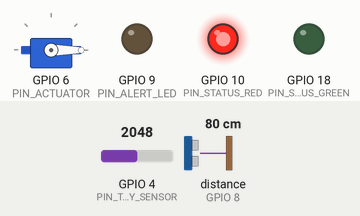
Simulated run of this sketch. Board: ESP32. Parts: servo, output pins drawn as LEDs (lit = HIGH). Wiring (inferred from the names in the program): ultrasonic range finder: trigger GPIO 7; echo GPIO 8. The test bench sets the inputs (shaded band); at power-on: distance to the obstacle (sensor on GPIO 8) 80 cm, GPIO 4 (PIN_TURBIDITY_SENSOR) = 2048 (analog values on the 0–4095 scale). The echo pulse lasts 58.3 µs per cm; WiFi joins after 1.5 s; servers stay silent unless stated; web services answer with replies made up by the test bench; pins used as bus, display or sensor lines are not drawn; what the sketch prints to the serial monitor is not drawn.

Above: at 3.7 s.
3.8 s: distance to the obstacle (sensor on GPIO 8) set to 11 cm
9.4 s: distance to the obstacle (sensor on GPIO 8) set to 8 cm
At 13.2 s:
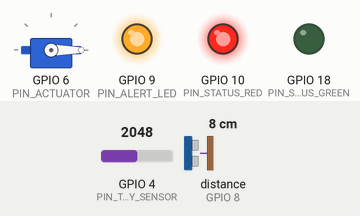
15.0 s: distance to the obstacle (sensor on GPIO 8) set to 18 cm
At 18.2 s:
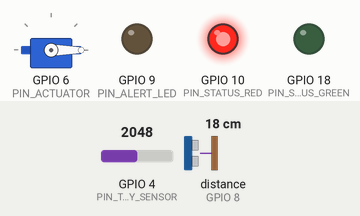
20.6 s: GPIO 4 (PIN_TURBIDITY_SENSOR) set to 2359
26.2 s: GPIO 4 (PIN_TURBIDITY_SENSOR) set to 2464
At 28.6 s:
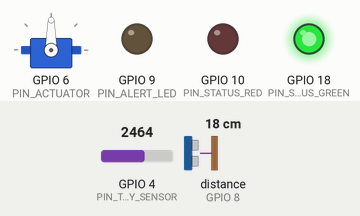
31.8 s: distance to the obstacle (sensor on GPIO 8) set to 2 cm
At 33.2 s:
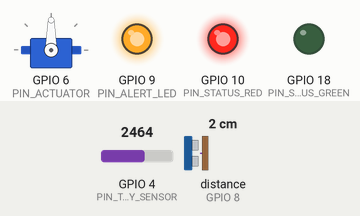
Timing chart, 0 to 34.8 s (numbered marks = the images above; inputs shaded):
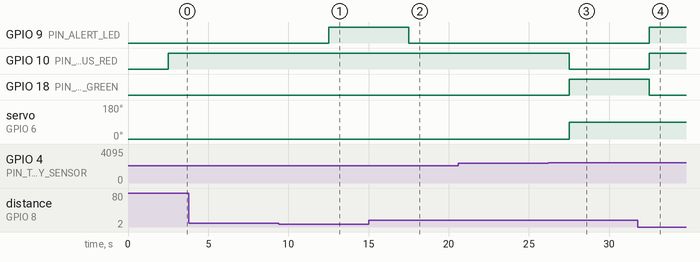

The sketch:

first_flush_diverter.ino
```cpp
#include "config.h"
#if HARDWARE_TARGET == TARGET_ESP32_S3
  #include <ESP32Servo.h>
#else
  #include <Servo.h>
#endif
#if ENABLE_IOT && HARDWARE_TARGET == TARGET_ESP32_S3
  #include <WiFi.h>
  #include <HTTPClient.h>
#endif


#include "diverter_logic.h"
#include "fuzzy_controller.h"


enum class SystemState {
  DRY_SPELL_TRACKING,
  INTENSITY_MEASURING,
  DIVERTING,
  TURBIDITY_CHECK,
  STORAGE,
};

static SystemState state = SystemState::DRY_SPELL_TRACKING;

volatile unsigned long tipCount = 0;
volatile unsigned long lastTipMillis = 0;
volatile bool newTipSinceLoop = false;


unsigned long drySpellStartMillis = 0;
unsigned long eventStartMillis = 0;
unsigned long intensityStartTipCount = 0;
float pendingDrySpellHours = 0.0f;


DiversionPlan currentPlan;
unsigned long diversionTargetTicks = 0;
int turbidityExtensionsUsed = 0;
float lastIntensityMmPerHr = 0.0f;
float lastTurbidityNtu = -1.0f;
unsigned long lastTelemetryMillis = 0;
unsigned long lastTankLevelMillis = 0;
unsigned long lastSimulatedTipMillis = 0;
float lastTankDistanceCm = -1.0f;
bool tankFull = false;

Servo actuatorServo;


void tipISR();
void setActuator(bool toStorage);
float readTurbidityNtu();
float readTankDistanceCm();
void updateAuxiliaryOutputs();
void updateSimulatedRain();
bool rainHasStopped();
unsigned long snapshotTipCount();
int stateCode();
void publishTelemetryIfDue();
#if ENABLE_IOT && HARDWARE_TARGET == TARGET_ESP32_S3
void connectWiFi();
#endif

void setup() {
  Serial.begin(115200);
  pinMode(PIN_RAIN_GAUGE_TIP, INPUT_PULLUP);
  pinMode(PIN_TURBIDITY_SENSOR, INPUT);
  pinMode(PIN_TANK_LEVEL_TRIG, OUTPUT);
  pinMode(PIN_TANK_LEVEL_ECHO, INPUT);
  pinMode(PIN_ALERT_LED, OUTPUT);
  pinMode(PIN_STATUS_RED, OUTPUT);
  pinMode(PIN_STATUS_GREEN, OUTPUT);
  digitalWrite(PIN_TANK_LEVEL_TRIG, LOW);
  digitalWrite(PIN_STATUS_RED, LOW);
  digitalWrite(PIN_STATUS_GREEN, LOW);
  digitalWrite(PIN_ALERT_LED, LOW);

  lastTankLevelMillis = millis() - TANK_LEVEL_SAMPLE_MS;

#if HARDWARE_TARGET == TARGET_ESP32_S3
  analogReadResolution(12);
  analogSetPinAttenuation(PIN_TURBIDITY_SENSOR, ADC_11db);
#endif

  actuatorServo.attach(PIN_ACTUATOR);


  setActuator(false);

#if SIMULATE_RAIN_INPUT
  // GPIO5 is deliberately held LOW by the external GND-rail connection.
  // Do not attach an interrupt in simulation mode; tips are generated below.
  lastSimulatedTipMillis = millis() - SIMULATED_TIP_INTERVAL_MS;
#else
  attachInterrupt(digitalPinToInterrupt(PIN_RAIN_GAUGE_TIP), tipISR, FALLING);
#endif

  drySpellStartMillis = millis();
  state = SystemState::DRY_SPELL_TRACKING;

#if ENABLE_IOT && HARDWARE_TARGET == TARGET_ESP32_S3
  connectWiFi();
#endif

  Serial.println(F("Adaptive First-Flush Diverter - ready. Tracking dry spell."));
}


void loop() {
  updateSimulatedRain();
  publishTelemetryIfDue();
  updateAuxiliaryOutputs();
  switch (state) {

    case SystemState::DRY_SPELL_TRACKING: {
      if (newTipSinceLoop) {

        unsigned long drySpellMs = millis() - drySpellStartMillis;
        pendingDrySpellHours = drySpellMs / 3600000.0f;

        eventStartMillis = millis();

        intensityStartTipCount = snapshotTipCount();
        noInterrupts();
        newTipSinceLoop = false;
        interrupts();

        Serial.print(F("Rain event started. Dry spell was "));
        Serial.print(pendingDrySpellHours, 2);
        Serial.println(F(" hours. Measuring initial intensity..."));

        state = SystemState::INTENSITY_MEASURING;
      }
      break;
    }

    case SystemState::INTENSITY_MEASURING: {
      unsigned long elapsed = millis() - eventStartMillis;

      if (newTipSinceLoop) {
        newTipSinceLoop = false;
      }

      if (rainHasStopped()) {
        Serial.println(F("Rain stopped during intensity measurement - ending event."));
        state = SystemState::STORAGE;
      } else if (elapsed >= INTENSITY_WINDOW_MS) {
        float elapsedMinutes = elapsed / 60000.0f;
        unsigned long tipsNow = snapshotTipCount();
        unsigned long intensityTips = tipsNow - intensityStartTipCount;
        float tipsPerMinute = intensityTips / elapsedMinutes;
        float intensityMmPerHr = tipsPerMinute * RAIN_GAUGE_MM_PER_TIP * 60.0f;
        lastIntensityMmPerHr = intensityMmPerHr;

#if USE_FUZZY_CONTROLLER
        currentPlan = calculateFuzzyDiversionPlan(
            ROOF_AREA_M2, pendingDrySpellHours, intensityMmPerHr,
            BASE_FLUSH_DEPTH_MM, RAIN_GAUGE_MM_PER_TIP);
#else
        currentPlan = calculateDiversionPlan(
            ROOF_AREA_M2, pendingDrySpellHours, intensityMmPerHr,
            BASE_FLUSH_DEPTH_MM, RAIN_GAUGE_MM_PER_TIP);
#endif
        diversionTargetTicks = currentPlan.diversionTicks;
        turbidityExtensionsUsed = 0;

        Serial.print(F("Estimated intensity: "));
        Serial.print(intensityMmPerHr, 2);
        Serial.print(F(" mm/hr. Diversion target: "));
        Serial.print(currentPlan.diversionVolumeLiters, 2);
        Serial.print(F(" L ("));
        Serial.print(diversionTargetTicks);
        Serial.print(F(" ticks), multiplier "));
        Serial.print(currentPlan.multiplier, 3);
        Serial.println(F("x."));

        setActuator(false);
        state = SystemState::DIVERTING;
      }
      break;
    }

    case SystemState::DIVERTING: {
      if (snapshotTipCount() >= diversionTargetTicks) {
        Serial.println(F("Calculated diversion volume reached."));
        state = SystemState::TURBIDITY_CHECK;
      } else if (rainHasStopped()) {

        Serial.println(F("Rain stopped before target volume - ending event."));
        state = SystemState::STORAGE;
      }
      break;
    }

    case SystemState::TURBIDITY_CHECK: {
      float ntu = readTurbidityNtu();
      lastTurbidityNtu = ntu;
      Serial.print(F("Turbidity check: "));
      Serial.print(ntu, 1);
      Serial.println(F(" NTU"));

      if (ntu > TURBIDITY_CLEAN_THRESHOLD_NTU &&
          turbidityExtensionsUsed < TURBIDITY_MAX_EXTENSIONS) {
        unsigned long extensionTicks = static_cast<unsigned long>(
            diversionTargetTicks * TURBIDITY_EXTENSION_FRACTION);
        if (extensionTicks < 1UL) extensionTicks = 1UL;
        diversionTargetTicks += extensionTicks;
        turbidityExtensionsUsed++;

        Serial.print(F("Still cloudy - extending diversion (extension #"));
        Serial.print(turbidityExtensionsUsed);
        Serial.println(F(")."));

        state = SystemState::DIVERTING;
      } else {
        if (turbidityExtensionsUsed >= TURBIDITY_MAX_EXTENSIONS) {
          Serial.println(F("Max turbidity extensions reached - switching to storage anyway."));
        } else {
          Serial.println(F("Water clean - switching to storage."));
        }
        setActuator(true);
        state = SystemState::STORAGE;
      }
      break;
    }

    case SystemState::STORAGE: {
      if (rainHasStopped()) {
        Serial.println(F("Rain event ended. Resetting for next dry spell."));
        setActuator(false);
        drySpellStartMillis = millis();
        noInterrupts();
        tipCount = 0;
        newTipSinceLoop = false;
        interrupts();
        state = SystemState::DRY_SPELL_TRACKING;
      }
      break;
    }
  }
}

void tipISR() {
  unsigned long now = millis();
  if (now - lastTipMillis < TIP_DEBOUNCE_MS) {
    return;
  }
  lastTipMillis = now;
  tipCount++;
  newTipSinceLoop = true;
}


void updateSimulatedRain() {
#if SIMULATE_RAIN_INPUT
  unsigned long now = millis();
  if (now - lastSimulatedTipMillis >= SIMULATED_TIP_INTERVAL_MS) {
    lastSimulatedTipMillis = now;
    tipISR();
  }
#endif
}


void setActuator(bool toStorage) {
  // Servo-flap version:
  int targetAngle = toStorage ? SERVO_ANGLE_STORAGE : SERVO_ANGLE_DIVERT;
  actuatorServo.write(targetAngle);

  Serial.print(F("SERVO_CMD: "));
  Serial.print(toStorage ? F("STORAGE") : F("WASTE/DIVERT"));
  Serial.print(F(" angle="));
  Serial.print(targetAngle);
  Serial.println(F(" deg; command sent (no position feedback)"));

}


float readTankDistanceCm() {
  digitalWrite(PIN_TANK_LEVEL_TRIG, LOW);
  delayMicroseconds(2);
  digitalWrite(PIN_TANK_LEVEL_TRIG, HIGH);
  delayMicroseconds(10);
  digitalWrite(PIN_TANK_LEVEL_TRIG, LOW);

  unsigned long echoUs = pulseIn(PIN_TANK_LEVEL_ECHO, HIGH, 30000UL);
  if (echoUs == 0UL) {
    Serial.println(F("ULTRASONIC: no echo received; distance unavailable"));
    return -1.0f;  // no echo / sensor not connected
  }

  float distanceCm = echoUs / 58.0f;
  Serial.print(F("ULTRASONIC: distance measured = "));
  Serial.print(distanceCm, 1);
  Serial.print(F(" cm (echo "));
  Serial.print(echoUs);
  Serial.println(F(" us)"));
  return distanceCm;
}


void updateAuxiliaryOutputs() {
  if (millis() - lastTankLevelMillis >= TANK_LEVEL_SAMPLE_MS) {
    lastTankLevelMillis = millis();
    lastTankDistanceCm = readTankDistanceCm();
    tankFull = lastTankDistanceCm > 0.0f &&
               lastTankDistanceCm <= TANK_FULL_DISTANCE_CM;
  }

  bool diverting = state == SystemState::INTENSITY_MEASURING ||
                   state == SystemState::DIVERTING ||
                   state == SystemState::TURBIDITY_CHECK;
  digitalWrite(PIN_STATUS_RED, (diverting || tankFull) ? HIGH : LOW);
  digitalWrite(PIN_STATUS_GREEN, (!diverting && !tankFull) ? HIGH : LOW);

  digitalWrite(PIN_ALERT_LED, tankFull ? HIGH : LOW);
}


float readTurbidityNtu() {
#if HARDWARE_TARGET == TARGET_ESP32_S3
  // analogReadMilliVolts() uses the ESP32-S3 ADC calibration data. The
  // divider is undone below so calibration remains expressed at sensor OUT.
  float adcVoltage = analogReadMilliVolts(PIN_TURBIDITY_SENSOR) / 1000.0f;
#else
  int raw = analogRead(PIN_TURBIDITY_SENSOR);
  float adcVoltage = raw * (ADC_REFERENCE_VOLTS / ADC_MAX_READING);
#endif

  float voltage = adcVoltage / TURBIDITY_DIVIDER_RATIO;

  float ntu = (TURBIDITY_CLEAN_VOLTAGE - voltage) * TURBIDITY_NTU_PER_VOLT;
  return ntu < 0.0f ? 0.0f : ntu;
}


bool rainHasStopped() {
  noInterrupts();
  unsigned long lastTip = lastTipMillis;
  interrupts();
  return (millis() - lastTip) >= RAIN_END_GAP_MS;
}

unsigned long snapshotTipCount() {
  noInterrupts();
  unsigned long count = tipCount;
  interrupts();
  return count;
}

int stateCode() {
  return static_cast<int>(state);
}

void publishTelemetryIfDue() {
#if ENABLE_IOT && HARDWARE_TARGET == TARGET_ESP32_S3
  if (millis() - lastTelemetryMillis < TELEMETRY_INTERVAL_MS) return;
  lastTelemetryMillis = millis();
  if (WiFi.status() != WL_CONNECTED) connectWiFi();
  if (WiFi.status() != WL_CONNECTED) return;

  String url = String("http://api.thingspeak.com/update?api_key=") + THINGSPEAK_WRITE_API_KEY +
      "&field1=" + stateCode() + "&field2=" + String(lastIntensityMmPerHr, 2) +
      "&field3=" + String(pendingDrySpellHours, 2) +
      "&field4=" + String(currentPlan.diversionVolumeLiters, 2) +
      "&field5=" + String(lastTurbidityNtu, 2) + "&field6=" + WiFi.RSSI();
  HTTPClient http;
  http.begin(url);
  int status = http.GET();
  Serial.print(F("ThingSpeak status: "));
  Serial.println(status);
  http.end();
#endif
}

#if ENABLE_IOT && HARDWARE_TARGET == TARGET_ESP32_S3
void connectWiFi() {
  if (WiFi.status() == WL_CONNECTED) {
    Serial.print(F("Wi-Fi connected. IP: "));
    Serial.println(WiFi.localIP());
    return;
  }

  WiFi.disconnect(true, false);
  delay(500);

  WiFi.mode(WIFI_STA);
  delay(500);

  Serial.println(F("Connecting to Wi-Fi..."));
  WiFi.begin(WIFI_SSID, WIFI_PASSWORD);

  unsigned long started = millis();

  while (WiFi.status() != WL_CONNECTED &&
         millis() - started < 15000UL) {
    delay(500);
    Serial.print(".");
  }

  Serial.println();

  if (WiFi.status() == WL_CONNECTED) {
    Serial.print(F("Wi-Fi connected. IP: "));
    Serial.println(WiFi.localIP());
  } else {
    Serial.print(F("Wi-Fi connection failed. Status: "));
    Serial.println(WiFi.status());
  }
}
#endif
```

diverter_logic.cpp
```cpp
#include "diverter_logic.h"
#include "config.h"
#include <math.h>

DrySpellBand classifyDrySpell(float drySpellHours) {
  if (drySpellHours < DRY_SPELL_SHORT_MAX_HOURS) return DrySpellBand::SHORT;
  if (drySpellHours > DRY_SPELL_LONG_MIN_HOURS) return DrySpellBand::LONG;
  return DrySpellBand::MEDIUM;
}

IntensityBand classifyIntensity(float intensityMmPerHr) {
  if (intensityMmPerHr < INTENSITY_LIGHT_MAX_MM_HR) return IntensityBand::LIGHT;
  if (intensityMmPerHr <= INTENSITY_MODERATE_MAX_MM_HR) return IntensityBand::MODERATE;
  return IntensityBand::HEAVY;
}


static const float MULTIPLIER_TABLE[3][3] = {

    {0.70f, 0.80f, 0.90f},  // SHORT
    {0.90f, 1.00f, 1.15f},  // MEDIUM
    {1.20f, 1.35f, 1.55f},  // LONG
};

float getMultiplier(DrySpellBand dryBand, IntensityBand intensityBand) {
  return MULTIPLIER_TABLE[static_cast<uint8_t>(dryBand)][static_cast<uint8_t>(intensityBand)];
}

float baseVolumeLiters(float roofAreaM2, float baseFlushDepthMm) {

  return roofAreaM2 * baseFlushDepthMm;
}

unsigned long volumeToTicks(float volumeLiters, float roofAreaM2, float mmPerTip) {
  float litersPerTick = roofAreaM2 * mmPerTip;
  if (litersPerTick <= 0.0f) return 1UL;
  long rounded = lroundf(volumeLiters / litersPerTick);
  return (rounded < 1L) ? 1UL : static_cast<unsigned long>(rounded);
}

DiversionPlan calculateDiversionPlan(float roofAreaM2, float drySpellHours,
                                      float intensityMmPerHr,
                                      float baseFlushDepthMm,
                                      float mmPerTip) {
  DiversionPlan plan;
  plan.dryBand = classifyDrySpell(drySpellHours);
  plan.intensityBand = classifyIntensity(intensityMmPerHr);
  plan.multiplier = getMultiplier(plan.dryBand, plan.intensityBand);
  plan.baseVolumeLiters = baseVolumeLiters(roofAreaM2, baseFlushDepthMm);
  plan.diversionVolumeLiters = plan.baseVolumeLiters * plan.multiplier;

  plan.diversionTicks = volumeToTicks(plan.diversionVolumeLiters, roofAreaM2, mmPerTip);

  return plan;
}
```

diverter_logic.h
```cpp
#ifndef DIVERTER_LOGIC_H
#define DIVERTER_LOGIC_H

#include <stdint.h>

enum class DrySpellBand : uint8_t { SHORT = 0, MEDIUM = 1, LONG = 2 };
enum class IntensityBand : uint8_t { LIGHT = 0, MODERATE = 1, HEAVY = 2 };

struct DiversionPlan {
  DrySpellBand dryBand;
  IntensityBand intensityBand;
  float multiplier;
  float baseVolumeLiters;
  float diversionVolumeLiters;
  unsigned long diversionTicks;
};


DrySpellBand classifyDrySpell(float drySpellHours);


IntensityBand classifyIntensity(float intensityMmPerHr);


float getMultiplier(DrySpellBand dryBand, IntensityBand intensityBand);


float baseVolumeLiters(float roofAreaM2, float baseFlushDepthMm);

unsigned long volumeToTicks(float volumeLiters, float roofAreaM2, float mmPerTip);


DiversionPlan calculateDiversionPlan(float roofAreaM2, float drySpellHours,
                                      float intensityMmPerHr,
                                      float baseFlushDepthMm,
                                      float mmPerTip);

#endif
```

fuzzy_controller.cpp
```cpp
#include "fuzzy_controller.h"
#include "config.h"

static_assert(DRY_SPELL_SHORT_MAX_HOURS + FUZZY_DRY_SHORT_MEDIUM_HALF_WIDTH_H <=
              DRY_SPELL_LONG_MIN_HOURS - FUZZY_DRY_MEDIUM_LONG_HALF_WIDTH_H,
              "fuzzy dry-spell blend zones overlap");
static_assert(INTENSITY_LIGHT_MAX_MM_HR + FUZZY_INT_LIGHT_MODERATE_HALF_WIDTH <=
              INTENSITY_MODERATE_MAX_MM_HR - FUZZY_INT_MODERATE_HEAVY_HALF_WIDTH,
              "fuzzy intensity blend zones overlap");


static float rampUp(float x, float a, float b) {
  if (x <= a) return 0.0f;
  if (x >= b) return 1.0f;
  return (x - a) / (b - a);
}

FuzzyMemberships fuzzifyDrySpell(float drySpellHours) {
  float h = drySpellHours < 0.0f ? 0.0f : drySpellHours;
  float shortDeg = 1.0f - rampUp(h,
      DRY_SPELL_SHORT_MAX_HOURS - FUZZY_DRY_SHORT_MEDIUM_HALF_WIDTH_H,
      DRY_SPELL_SHORT_MAX_HOURS + FUZZY_DRY_SHORT_MEDIUM_HALF_WIDTH_H);
  float longDeg = rampUp(h,
      DRY_SPELL_LONG_MIN_HOURS - FUZZY_DRY_MEDIUM_LONG_HALF_WIDTH_H,
      DRY_SPELL_LONG_MIN_HOURS + FUZZY_DRY_MEDIUM_LONG_HALF_WIDTH_H);
  FuzzyMemberships m = {{shortDeg, 1.0f - shortDeg - longDeg, longDeg}};
  return m;
}

FuzzyMemberships fuzzifyIntensity(float intensityMmPerHr) {
  float i = intensityMmPerHr < 0.0f ? 0.0f : intensityMmPerHr;
  float lightDeg = 1.0f - rampUp(i,
      INTENSITY_LIGHT_MAX_MM_HR - FUZZY_INT_LIGHT_MODERATE_HALF_WIDTH,
      INTENSITY_LIGHT_MAX_MM_HR + FUZZY_INT_LIGHT_MODERATE_HALF_WIDTH);
  float heavyDeg = rampUp(i,
      INTENSITY_MODERATE_MAX_MM_HR - FUZZY_INT_MODERATE_HEAVY_HALF_WIDTH,
      INTENSITY_MODERATE_MAX_MM_HR + FUZZY_INT_MODERATE_HEAVY_HALF_WIDTH);
  FuzzyMemberships m = {{lightDeg, 1.0f - lightDeg - heavyDeg, heavyDeg}};
  return m;
}

float fuzzyMultiplier(float drySpellHours, float intensityMmPerHr) {
  FuzzyMemberships md = fuzzifyDrySpell(drySpellHours);
  FuzzyMemberships mi = fuzzifyIntensity(intensityMmPerHr);

  float weightedSum = 0.0f;
  float totalWeight = 0.0f;
  for (uint8_t d = 0; d < 3; d++) {
    for (uint8_t i = 0; i < 3; i++) {
      float w = md.degree[d] * mi.degree[i];   // product t-norm
      weightedSum += w * getMultiplier(static_cast<DrySpellBand>(d),
                                       static_cast<IntensityBand>(i));
      totalWeight += w;
    }
  }
  return weightedSum / totalWeight;
}


static uint8_t argmax3(const FuzzyMemberships& m) {
  uint8_t best = 0;
  for (uint8_t k = 1; k < 3; k++) {
    if (m.degree[k] > m.degree[best]) best = k;
  }
  return best;
}

DiversionPlan calculateFuzzyDiversionPlan(float roofAreaM2, float drySpellHours,
                                          float intensityMmPerHr,
                                          float baseFlushDepthMm,
                                          float mmPerTip) {
  DiversionPlan plan;
  plan.dryBand = static_cast<DrySpellBand>(argmax3(fuzzifyDrySpell(drySpellHours)));
  plan.intensityBand = static_cast<IntensityBand>(argmax3(fuzzifyIntensity(intensityMmPerHr)));
  plan.multiplier = fuzzyMultiplier(drySpellHours, intensityMmPerHr);
  plan.baseVolumeLiters = baseVolumeLiters(roofAreaM2, baseFlushDepthMm);
  plan.diversionVolumeLiters = plan.baseVolumeLiters * plan.multiplier;
  plan.diversionTicks = volumeToTicks(plan.diversionVolumeLiters, roofAreaM2, mmPerTip);
  return plan;
}
```

Source omitted: fuzzy_controller.h (602 bytes), config.h (2899 bytes)

Measured:
- the behaviour switches between 10 and 9 cm on distance to the obstacle (sensor on GPIO 8) (found by bisection; images 0 and 1)
- the behaviour switches between 2404 and 2405 on GPIO 4 (PIN_TURBIDITY_SENSOR) (found by bisection; images 2 and 3)
- after the input at 3.8 s, every drawn part: stays the same
- after the input at 9.4 s, GPIO 9 (PIN_ALERT_LED): LOW → HIGH after 3.1 s
- after the input at 15.0 s, GPIO 9 (PIN_ALERT_LED): HIGH → LOW after 2.5 s
- after the input at 20.6 s, every drawn part: stays the same
- after the input at 26.2 s, GPIO 10 (PIN_STATUS_RED): HIGH → LOW after 1.3 s; GPIO 18 (PIN_STATUS_GREEN): LOW → HIGH after 1.3 s; servo on GPIO 6 (PIN_ACTUATOR): 0° → 90° after 1.3 s
- after the input at 31.8 s, GPIO 9 (PIN_ALERT_LED), GPIO 10 (PIN_STATUS_RED): LOW → HIGH after 0.71 s; GPIO 18 (PIN_STATUS_GREEN): HIGH → LOW after 0.71 s
